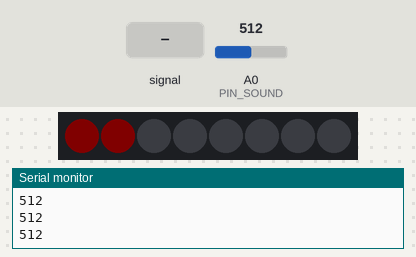
The sketch below on a simulated Arduino Uno, built with avr-gcc and run on an emulated ATmega328P. On the bench: 8 RGB LEDs in strip order, left to right, the last lines printed to the serial monitor. The test bench sets the inputs (shaded band); at power-on: A0 (PIN_SOUND) = 512. Dim RGB values are drawn brighter than linear.

Above: at 1.2 s.
1.3 s: A0 (PIN_SOUND) fed a 200 Hz sine of ±255 counts around its level
At 1.46 s:
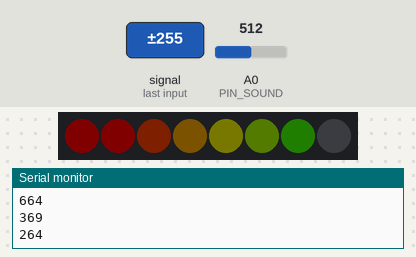
4.0 s: A0 (PIN_SOUND) set to 900
At 5.2 s:
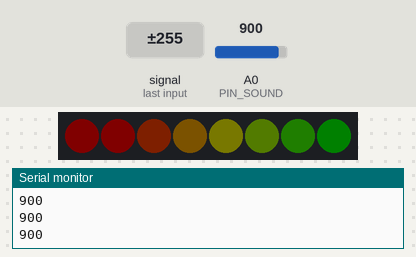
5.5 s: A0 (PIN_SOUND) set to 811
7.0 s: A0 (PIN_SOUND) set to 783
At 7.7 s:
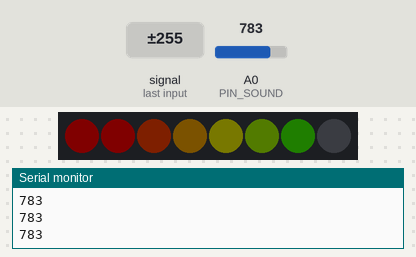
8.5 s: A0 (PIN_SOUND) set to 716
At 9.1 s:
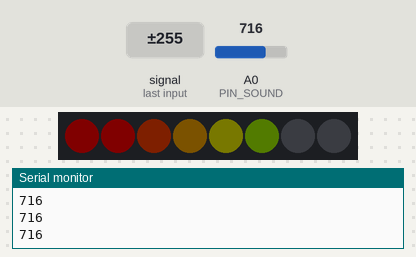
Timing chart, 0 to 11.0 s (numbered marks = the images above; inputs shaded):
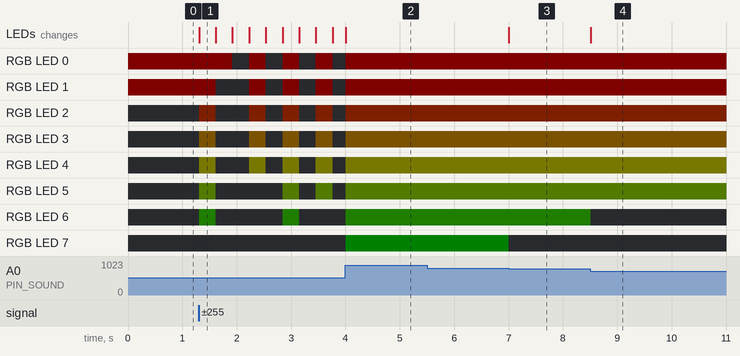

The sketch:

02.ino
```cpp
#include <Adafruit_NeoPixel.h>

#define PIN_LED 6   // LED燈接腳
#define PIN_SOUND A0 // 聲音傳感器接腳

#define NUM_LEDS 8 // LED燈數量

Adafruit_NeoPixel leds = Adafruit_NeoPixel(NUM_LEDS, PIN_LED, NEO_GRB + NEO_KHZ800);

int soundValue = 0; // 聲音傳感器數值
int ledCount = 0;   // 亮燈數量

void setup() {
  Serial.begin(9600);
  leds.begin();
  leds.setBrightness(5); // 初始化亮度
}

void loop() {
  soundValue = analogRead(PIN_SOUND);
  Serial.println(soundValue);

  // 聲音傳感器數值最小400時，亮0顆LED燈；最大800時，亮8顆LED燈
  ledCount = map(soundValue, 400, 800, 0, 8);

  for (int i = 0; i < NUM_LEDS; i++) {
    if (i < ledCount) {
      // 將LED燈顏色設為彩虹色
      int r = 255 * (NUM_LEDS - i) / NUM_LEDS;
      int g = 255 * i / NUM_LEDS;
      int b = 0;
      leds.setPixelColor(i, r, g, b);
    } else {
      leds.setPixelColor(i, 0, 0, 0); // LED燈熄滅
    }
  }
  leds.show(); // 更新LED燈顯示
  delay(10); // 延遲10毫秒
}
```

Measured:
- the behaviour switches between 800 and 799 on A0 (PIN_SOUND) (found by bisection; images 2 and 3)
- after the input at 1.3 s, RGB LED 0: alternates RGB(5, 0, 0) for 0.31 s and off for 0.31 s, starting after 0.62 s; RGB LED 1: RGB(5, 0, 0) → off after 0.31 s, then repeats every 0.61 s: RGB(5, 0, 0) 0.31 s, off 0.31 s
- after the input at 4.0 s, the LEDs: change at once (image 2)
- after the input at 7.0 s, RGB LED 7: RGB(0, 5, 0) → off at once; the LEDs: change at once (image 3)
- after the input at 8.5 s, RGB LED 6: RGB(1, 4, 0) → off at once; the LEDs: change at once (image 4)
